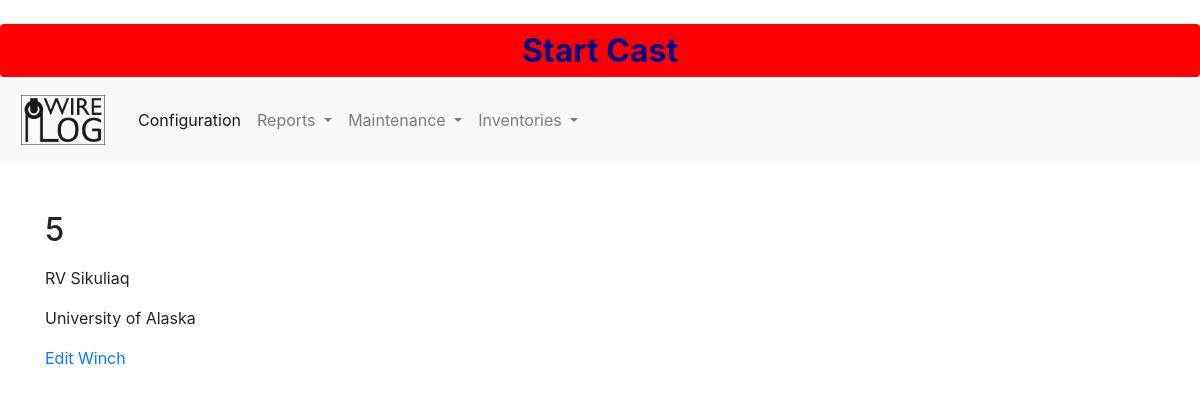
The app's page /wwdb/inventories/winch/5/winchdetail with its own data.
### wwdb/models.py (models this page shows, shortened)
class Winch(models.Model):
    id = models.AutoField(db_column='Id', primary_key=True, blank=True, null=False)
    name = models.TextField(db_column='Name', blank=True, null=True, verbose_name='Name', validators=[validate_commas])
    ship = models.TextField(db_column='Ship', blank=True, null=True, verbose_name='Ship', validators=[validate_commas])
    institution = models.TextField(db_column='Institution', blank=True, null=True, verbose_name='Institution', validators=[validate_commas])
    manufacturer = models.TextField(db_column='Manufacturer', blank=True, null=True, verbose_name='Manufacturer', validators=[validate_commas])
    status = models.BooleanField(db_column='Status', blank=True, null=True, verbose_name='Status')
    class Meta:
        managed = True
        db_table = 'Winch'
        verbose_name_plural = "Winch"
        ordering = ['name']

### wwdb/views.py (the view)
# urls.py: path('inventories/winch/<int:pk>/winchdetail', WinchDetail.as_view(), name='winchdetail'),
class WinchDetail(DetailView):
    model = Winch
    template_name="wwdb/inventories/winchdetail.html"

### context_processors.py (called while the page is built)
def cast_context(request):
    return {'last': Cast.objects.last()}

### wwdb/templates/wwdb/inventories/winchdetail.html (shortened to what this page needs)
{% extends "wwdb/base.html" %}
{% block content %}
<div class="winch-entry">
    <h2>{{winch.id}}</h2>
    <p>{{winch.ship}}</p>
    <p>{{winch.institution}}</p>
</div>
<a href="{% url 'winchedit' winch.pk %}"> Edit Winch</a>
{% endblock content %}

### records on screen
Winch: id "5", ship "RV Sikuliaq", institution "University of Alaska"
